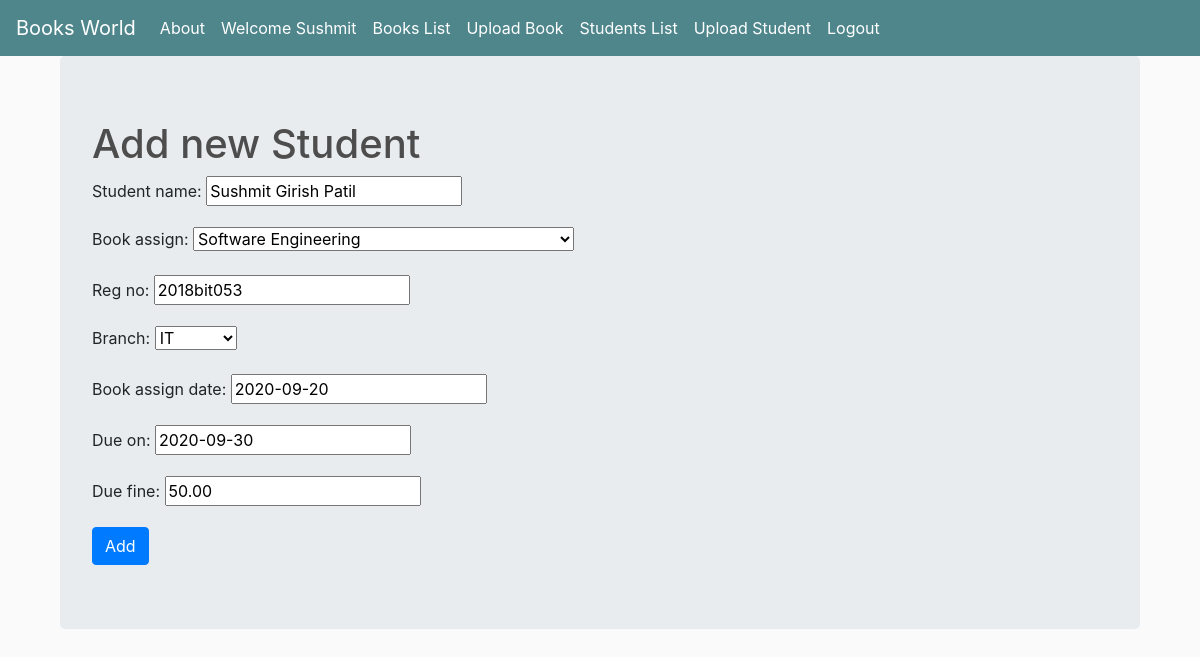
Page /student_update/6/ (signed in) on the committed database.
### book/models.py (models this page shows, shortened)
class Student(models.Model):
    student_name = models.CharField(max_length = 30)
    book_assign = models.ForeignKey(Book, on_delete = models.CASCADE,blank=True, null=True)
    reg_no = models.CharField(max_length = 15, default = '***')
    branch = models.CharField(max_length = 6, choices = Branch, default = 'IT')
    assign_date = models.DateField('book assign date')
    due_date = models.DateField('Due on')
    due_fine = models.DecimalField(max_digits = 5, decimal_places = 2)

### book/views.py (the view)
# urls.py: path('student_update/<int:pk>/', views.Student_update.as_view(), name = 'student_update'),
class Student_update(LoginRequiredMixin, UpdateView):
    login_url = '/login/'
    redirect_field_name = 'book/student_list.html'
    fields = ('student_name','book_assign','reg_no','branch','assign_date','due_date','due_fine')
    model = Student
    success_url = reverse_lazy('student_list')

### book/models.py (called while the page is built)
    def __str__(self):
        return self.name

### book/templates/book/student_form.html (shortened to what this page needs)
{% extends 'book/base.html' %}
{% block body_block %}
<div class="container">
  <div class="jumbotron">
    <h1>Add new Student</h1>
    <form   enctype='multipart/form-data' method="post">
      {{ form.as_p }}
      <input type="submit" class="btn btn-primary" value="Add">
    </form>
</div>
</div>
{% endblock %}

### book/templates/book/base.html (shortened to what this page needs)
<!DOCTYPE html>
{% load static %}
<html lang="en" dir="ltr">
  <head>
    <link rel="stylesheet" href="https://stackpath.bootstrapcdn.com/bootstrap/4.5.2/css/bootstrap.min.css">
   <link rel="stylesheet" type="text/css" href="{% static 'css/main.css' %}">
  </head>
  <body>
    <nav class="navbar navbar-expand-lg navbar-dark bg-dark">
  <a class="navbar-brand" href="#">Books World</a>
  <div class="collapse navbar-collapse" id="navbarSupportedContent">
    <ul class="navbar-nav mr-auto">
      <li class="nav-item active">
        <a class="nav-link" href="{% url 'about' %}">About <span class="sr-only">(current)</span></a>
      </li>
      {% if user.is_authenticated %}
		  <li class="nav-item active">
            <a class="nav-link" href="#">Welcome {{request.user.first_name}}<span class="sr-only">(current)</span></a>
          </li>
          <li class="nav-item active">
            <a class="nav-link" href="{% url 'book_list' %}">Books List<span class="sr-only">(current)</span></a>
          </li>
          <li class="nav-item active">
            <a class="nav-link" href="{% url 'Create-Book' %}">Upload Book<span class="sr-only">(current)</span></a>
          </li>
		  <li class="nav-item active">
            <a class="nav-link" href="{% url 'student_list' %}">Students List<span class="sr-only">(current)</span></a>
          </li>
          <li class="nav-item active">
            <a class="nav-link" href="{% url 'Create-Student' %}">Upload Student<span class="sr-only">(current)</span></a>
          </li>
          <li class="nav-item active" style="float: right;">
            <a class="nav-link" href="{% url 'logout' %}">Logout <span class="sr-only">(current)</span></a>
          </li>
      {% endif %}
    </ul>
  </div>
</nav>
  <div class="container">
     {% block body_block %}
     {% endblock %}
  </div>
  </body>
</html>

### book/static/css/main.css (style rules this page uses)
body { background-color: hsl(0, 0%, 98%); }
h1,h2,h3,h4,h5,h6 { color:hsl(0, 0%, 30%); }
.bg-dark { background-color: #4f868c!important; }

### rows in the picture
Student: student_name "Sushmit Girish Patil", book_assign "Software Engineering", reg_no "2018bit053", branch "IT", assign_date "2020-09-20", due_date "2020-09-30", due_fine "50.00"

### other values in the picture
{{ request.user.first_name }} "Sushmit"
